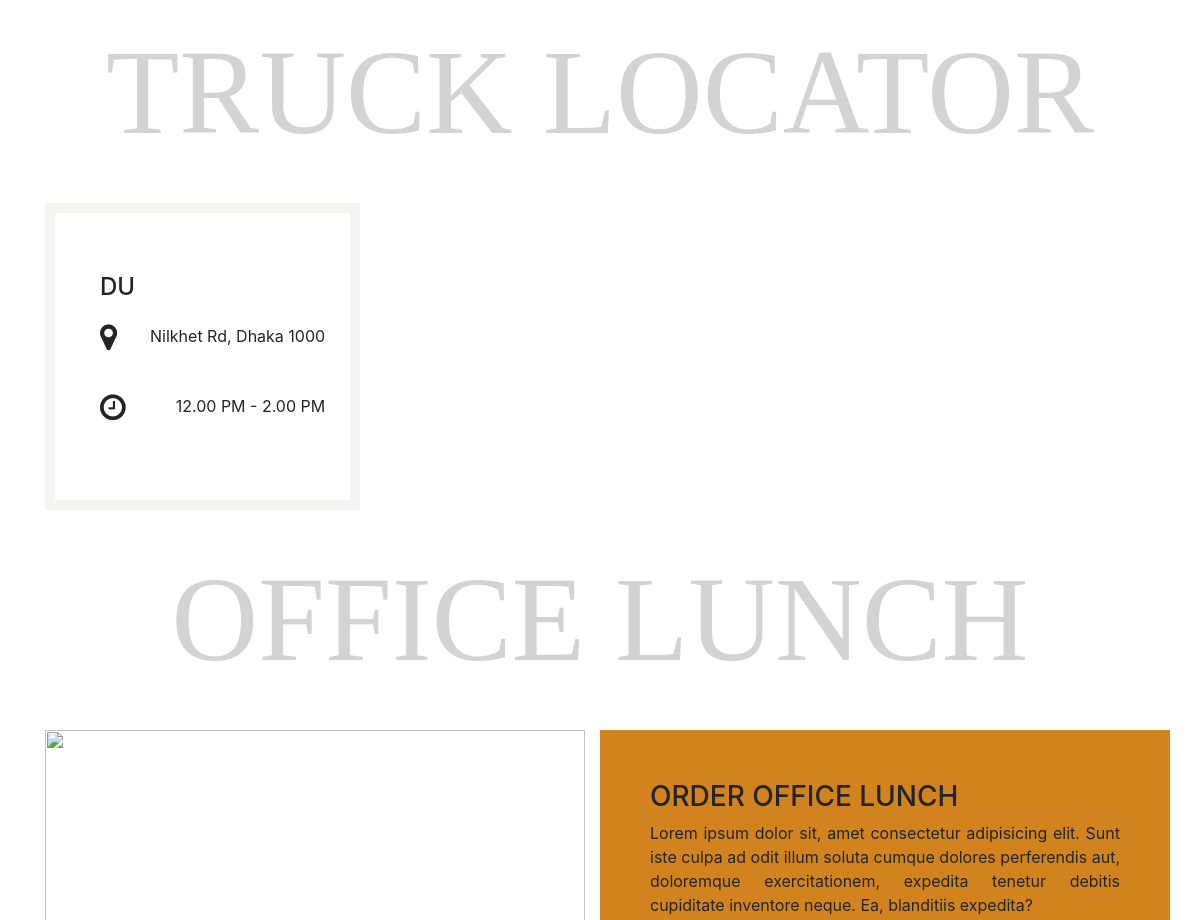
/ (middle part), run on an earlier commit of the app's database.
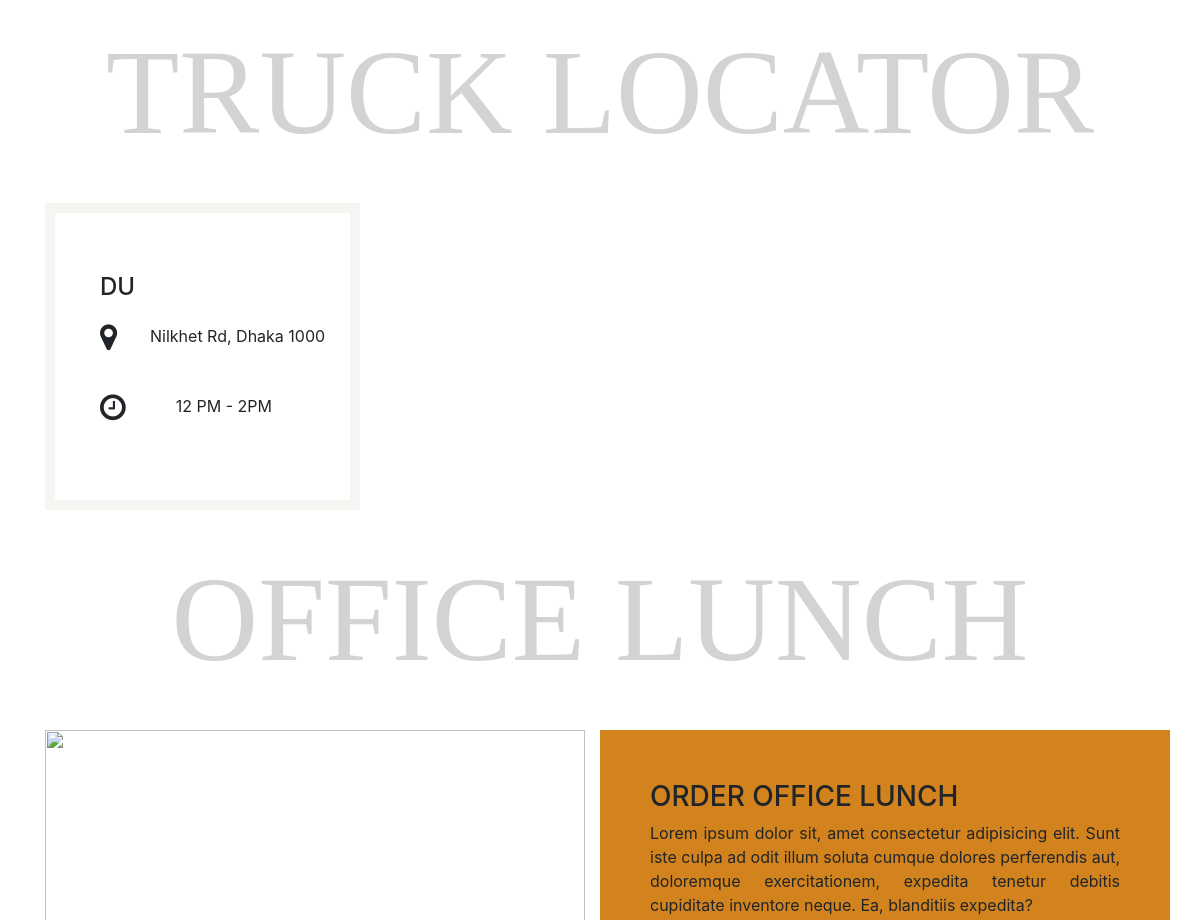
And on a later commit of the database.
### home/models.py (models this page shows, shortened)
class BusLocation(models.Model):
    title = models.CharField(max_length=255)
    location = models.TextField()
    time = models.TextField()
    date=models.DateTimeField(auto_now_add=True)

### home/views.py (the view)
# urls.py: 2. Add a URL to urlpatterns:  path('', views.home, name='home')
def home(request):
    location = BusLocation.objects.all()
    FoodCatagorys = FoodCatagory.objects.filter(publish=1)
    Offer = Offers.objects.filter(publish=1)
    account = SocialAccount.objects.all().first()
    context={
        'location': location,
        'FoodCatagory':FoodCatagorys,
        'offer': Offer,
        'account':account
    }
    return render(request,'home/index.html',context)

### home/templates/home/index.html (shortened to what this page needs)
{% extends 'master.html' %}
{% load static from staticfiles %}
{% block content %}
<section id="location">
    <div class="col-md-12 regulartext-background">
        <p id="regulartext">TRUCK LOCATOR</p>
    </div>
    <div class="location-time">
        <div class="row">
            {% for data in location %}
            <div class="col-md-4  loca-border">
                <div class="underload-border">
                    <div class="row">
                            <div class="title">
                                    <h4> {{data.title}} </h4>
                            </div>
                    </div>
                    <div class="row">
                            <div class="laocation">
                                    <div class="float-left icon"><i class="fa fa-map-marker" aria-hidden="true"></i>
                                    </div>
                                    <div class="loc-title">
                                        {{data.location}}
                                    </div>
                                </div>
                    </div>
                    <div class="row">
                            <div class="time">
                                    <div class="float-left icon">
                                        <i class="fa fa-clock-o" aria-hidden="true"> </i>
                                    </div>
                                    <div class="loc-title float-right">
                                        {{data.time}}
                                    </div>
                                </div>
                    </div>
                </div>
            </div>
            {% endfor %}
        </div>
    </div>
</section>
<section id="franchize">
    <div class="col-md-12 regulartext-background">
            <p id="regulartext">OFFICE LUNCH </p>
        </div>
<div class="row">
    <div class="col-md-6">
        <img src="{% static  public %}image/rootastes-office-lunch_2048x2048.webp" alt="" height="400px" width="100%">
    </div>
    <div class="col-md-6 franchize-book" style="background: #d2831e;padding: 50px;">
        <h3>ORDER OFFICE LUNCH</h3>
        <p style="text-align: justify;">
            Lorem ipsum dolor sit, amet consectetur adipisicing elit. Sunt iste culpa ad odit illum
            soluta cumque dolores perferendis aut, doloremque exercitationem, expedita tenetur debitis
            cupiditate inventore neque. Ea, blanditiis expedita?
        </p>
    </div>
</div>
</section>
{% endblock %}

What changed in the data, as far as the page shows it:
changed BusLocation "DU": time "12.00 PM - 2.00 PM" → "12 PM - 2PM"
